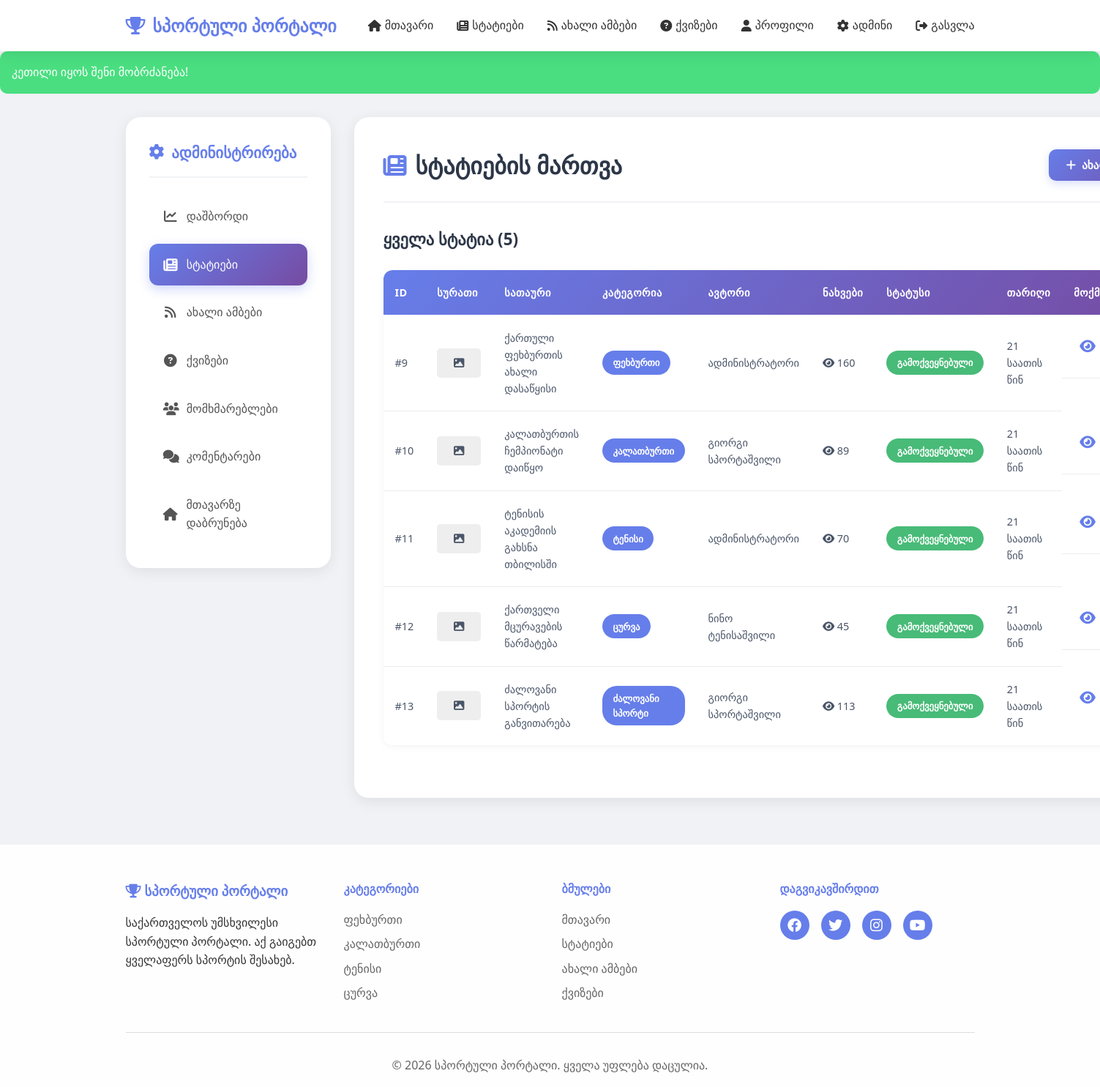
/admin/articles.php (signed in), run on the app's committed database.
### tables this page shows
CREATE TABLE `articles` (
  `id` int(11) NOT NULL,
  `user_id` int(11) NOT NULL,
  `title` varchar(200) NOT NULL,
  `content` text NOT NULL,
  `category` enum('ფეხბურთი','კალათბურთი','ტენისი','ცურვა','ძალოვანი სპორტი','სხვა') NOT NULL,
  `image` varchar(255) DEFAULT NULL,
  `views` int(11) DEFAULT 0,
  `status` enum('draft','published') DEFAULT 'published',
  `created_at` timestamp NOT NULL DEFAULT current_timestamp(),
  `updated_at` timestamp NOT NULL DEFAULT current_timestamp() ON UPDATE current_timestamp()
);

CREATE TABLE `users` (
  `id` int(11) NOT NULL,
  `username` varchar(50) NOT NULL,
  `email` varchar(100) NOT NULL,
  `password` varchar(255) NOT NULL,
  `full_name` varchar(100) NOT NULL,
  `profile_image` varchar(255) DEFAULT 'default.jpg',
  `role` enum('user','admin') DEFAULT 'user',
  `created_at` timestamp NOT NULL DEFAULT current_timestamp(),
  `last_login` timestamp NULL DEFAULT NULL
);

### admin/articles.php (the view, shortened to what this page needs)
<?php
require_once '../config/database.php';
require_once '../includes/functions.php';
$stmt = $pdo->query("
    SELECT a.*, u.username, u.full_name
    FROM articles a
    JOIN users u ON a.user_id = u.id
    ORDER BY a.created_at DESC
");
$articles = $stmt->fetchAll();
include '../includes/header.php';
?>
<link rel="stylesheet" href="../css/admin_style.css">
<div class="container">
    <div class="admin-wrapper">
        <aside class="admin-sidebar">
            <h3><i class="fas fa-cog"></i> ადმინისტრირება</h3>
            <nav class="admin-nav">
                <a href="index.php"><i class="fas fa-chart-line"></i> დაშბორდი</a>
                <a href="articles.php" class="active"><i class="fas fa-newspaper"></i> სტატიები</a>
                <a href="news.php"><i class="fas fa-rss"></i> ახალი ამბები</a>
                <a href="quizzes.php"><i class="fas fa-question-circle"></i> ქვიზები</a>
                <a href="users.php"><i class="fas fa-users"></i> მომხმარებლები</a>
                <a href="comments.php"><i class="fas fa-comments"></i> კომენტარები</a>
                <a href="../index.php"><i class="fas fa-home"></i> მთავარზე დაბრუნება</a>
            </nav>
        </aside>
        <main class="admin-content">
            <div class="admin-header">
                <h1><i class="fas fa-newspaper"></i> სტატიების მართვა</h1>
                <button onclick="toggleForm()" class="admin-btn">
                    <i class="fas fa-plus"></i> ახალი სტატია
                </button>
            </div>
            <div class="admin-section">
                <h2>ყველა სტატია (<?php echo count($articles); ?>)</h2>
                <div class="admin-table-wrapper">
                    <table class="admin-table">
                        <thead>
                            <tr>
                                <th>ID</th>
                                <th>სურათი</th>
                                <th>სათაური</th>
                                <th>კატეგორია</th>
                                <th>ავტორი</th>
                                <th>ნახვები</th>
                                <th>სტატუსი</th>
                                <th>თარიღი</th>
                                <th>მოქმედება</th>
                            </tr>
                        </thead>
                        <tbody>
                            <?php foreach ($articles as $article): ?>
                            <tr>
                                <td>#<?php echo $article['id']; ?></td>
                                <td>
                                    <?php if ($article['image']): ?>
                                    <img src="../uploads/articles/<?php echo $article['image']; ?>"
                                         style="width: 60px; height: 40px; object-fit: cover; border-radius: 5px;">
                                    <?php else: ?>
                                    <div style="width: 60px; height: 40px; background: #eee; border-radius: 5px; display: flex; align-items: center; justify-content: center;">
                                        <i class="fas fa-image"></i>
                                    </div>
                                    <?php endif; ?>
                                </td>
                                <td><?php echo clean_input(truncate_text($article['title'], 40)); ?></td>
                                <td><span class="badge"><?php echo $article['category']; ?></span></td>
                                <td><?php echo clean_input($article['full_name']); ?></td>
                                <td><i class="fas fa-eye"></i> <?php echo $article['views']; ?></td>
                                <td>
                                    <span class="status-badge <?php echo $article['status']; ?>">
                                        <?php echo $article['status'] === 'published' ? 'გამოქვეყნებული' : 'დრაფტი'; ?>
                                    </span>
                                </td>
                                <td><?php echo format_date($article['created_at']); ?></td>
                                <td class="action-buttons">
                                    <a href="../article.php?id=<?php echo $article['id']; ?>" class="btn-icon" title="ნახვა" target="_blank">
                                        <i class="fas fa-eye"></i>
                                    </a>
                                </td>
                            </tr>
                            <?php endforeach; ?>
                        </tbody>
                    </table>
                </div>
            </div>
        </main>
    </div>
</div>
<?php include '../includes/footer.php'; ?>

### css/style.css (style rules this page uses)
* { margin: 0; padding: 0; box-sizing: border-box; }
html { scroll-behavior: smooth; scroll-padding-top: 120px; }
body { font-family: 'Segoe UI', Tahoma, Geneva, Verdana, sans-serif; line-height: 1.6; color: #333; background: linear-gradient(135deg, #667eea 0%, #764ba2 100%); min-height: 100vh; }
.container { max-width: 1200px; margin: 0 auto; padding: 0 20px; }

### css/admin_style.css (style rules this page uses)
body.admin-page { background: #f0f2f5; }
.admin-wrapper { display: grid; grid-template-columns: 280px 1fr; gap: 2rem; margin-top: 2rem; min-height: calc(100vh - 200px); }
.admin-sidebar { background: white; padding: 2rem; border-radius: 20px; box-shadow: 0 5px 20px rgba(0,0,0,0.08); height: fit-content; position: sticky; top: 100px; }
.admin-sidebar h3 { color: #667eea; margin-bottom: 1.5rem; display: flex; align-items: center; gap: 10px; font-size: 1.3rem; padding-bottom: 1rem; border-bottom: 2px solid #f0f2f5; }
.admin-nav { display: flex; flex-direction: column; gap: 0.5rem; }
.admin-nav a { padding: 1rem 1.2rem; color: #555; text-decoration: none; border-radius: 12px; transition: all 0.3s; display: flex; align-items: center; gap: 12px; font-weight: 500; position: relative; overflow: hidden; }
.admin-nav a i { width: 20px; text-align: center; font-size: 1.1rem; transition: all 0.3s; }
.admin-nav a.active { background: linear-gradient(135deg, #667eea, #764ba2); color: white; box-shadow: 0 5px 15px rgba(102, 126, 234, 0.3); }
.admin-nav a.active i { transform: scale(1.1); }
.admin-content { background: white; padding: 2.5rem; border-radius: 20px; box-shadow: 0 5px 20px rgba(0,0,0,0.08); }
.admin-content h1 { color: #2d3748; margin-bottom: 2rem; font-size: 2rem; display: flex; align-items: center; gap: 12px; }
.admin-content h1 i { color: #667eea; }
.admin-header { display: flex; justify-content: space-between; align-items: center; margin-bottom: 2rem; padding-bottom: 1.5rem; border-bottom: 2px solid #f0f2f5; }
.admin-header h1 { margin: 0; }
.admin-btn { background: linear-gradient(135deg, #667eea, #764ba2); color: white; padding: 0.9rem 1.8rem; border: none; border-radius: 12px; cursor: pointer; font-weight: 600; display: inline-flex; align-items: center; gap: 10px; transition: all 0.3s; font-size: 0.95rem; box-shadow: 0 4px 12px rgba(102, 126, 234, 0.25); }
.admin-section { margin-bottom: 2rem; }
.admin-section h2 { color: #2d3748; margin-bottom: 1.5rem; display: flex; align-items: center; gap: 10px; font-size: 1.4rem; }
.admin-table-wrapper { overflow-x: auto; border-radius: 12px; box-shadow: 0 2px 10px rgba(0,0,0,0.05); }
.admin-table { width: 100%; border-collapse: separate; border-spacing: 0; }
.admin-table thead { background: linear-gradient(135deg, #667eea, #764ba2); color: white; }
.admin-table th { padding: 1.2rem 1rem; text-align: left; font-weight: 600; font-size: 0.9rem; text-transform: uppercase; letter-spacing: 0.5px; }
.admin-table th:first-child { border-top-left-radius: 12px; }
.admin-table th:last-child { border-top-right-radius: 12px; }
.admin-table td { padding: 1.2rem 1rem; border-bottom: 1px solid #e9ecef; color: #4a5568; font-size: 0.9rem; }
.admin-table tbody tr { background: white; transition: all 0.2s; }
.admin-table tbody tr:last-child td { border-bottom: none; }
.badge { background: #667eea; color: white; padding: 0.4rem 0.9rem; border-radius: 20px; font-size: 0.8rem; font-weight: 600; display: inline-block; }
.status-badge { padding: 0.4rem 0.9rem; border-radius: 20px; font-size: 0.8rem; font-weight: 600; display: inline-block; }
.status-badge.published { background: #48bb78; color: white; }
.action-buttons { display: flex; gap: 0.5rem; align-items: center; }
.btn-icon { color: #667eea; font-size: 1.2rem; transition: all 0.3s; cursor: pointer; padding: 0.5rem; border-radius: 8px; }
.admin-content { animation: fadeIn 0.5s ease; }

### admin/articles.php (style rules this page uses)
.admin-header { display: flex; justify-content: space-between; align-items: center; margin-bottom: 2rem; }
.admin-btn { background: linear-gradient(135deg, #667eea, #764ba2); color: white; padding: 0.8rem 1.5rem; border: none; border-radius: 10px; cursor: pointer; font-weight: 600; display: inline-flex; align-items: center; gap: 8px; transition: all 0.3s; }
.action-buttons { display: flex; gap: 0.5rem; }

### data on the page
articles: id "9", title "ქართული ფეხბურთის ახალი დასაწყისი", category "ფეხბურთი", user.full_name "ადმინისტრატორი", views "160", status "გამოქვეყნებული", created_at "21 საათის წინ"
articles: id "10", title "კალათბურთის ჩემპიონატი დაიწყო", category "კალათბურთი", user.full_name "გიორგი სპორტაშვილი", views "89", status "გამოქვეყნებული", created_at "21 საათის წინ"
articles: id "11", title "ტენისის აკადემიის გახსნა თბილისში", category "ტენისი", user.full_name "ადმინისტრატორი", views "70", status "გამოქვეყნებული", created_at "21 საათის წინ"
articles: id "12", title "ქართველი მცურავების წარმატება", category "ცურვა", user.full_name "ნინო ტენისაშვილი", views "45", status "გამოქვეყნებული", created_at "21 საათის წინ"
articles: id "13", title "ძალოვანი სპორტის განვითარება", category "ძალოვანი სპორტი", user.full_name "გიორგი სპორტაშვილი", views "113", status "გამოქვეყნებული", created_at "21 საათის წინ"

### other printed values
SITE_NAME "სპორტული პორტალი"
clean_input($_SESSION['message']) "კეთილი იყოს შენი მობრძანება!"
count($articles) "5"
